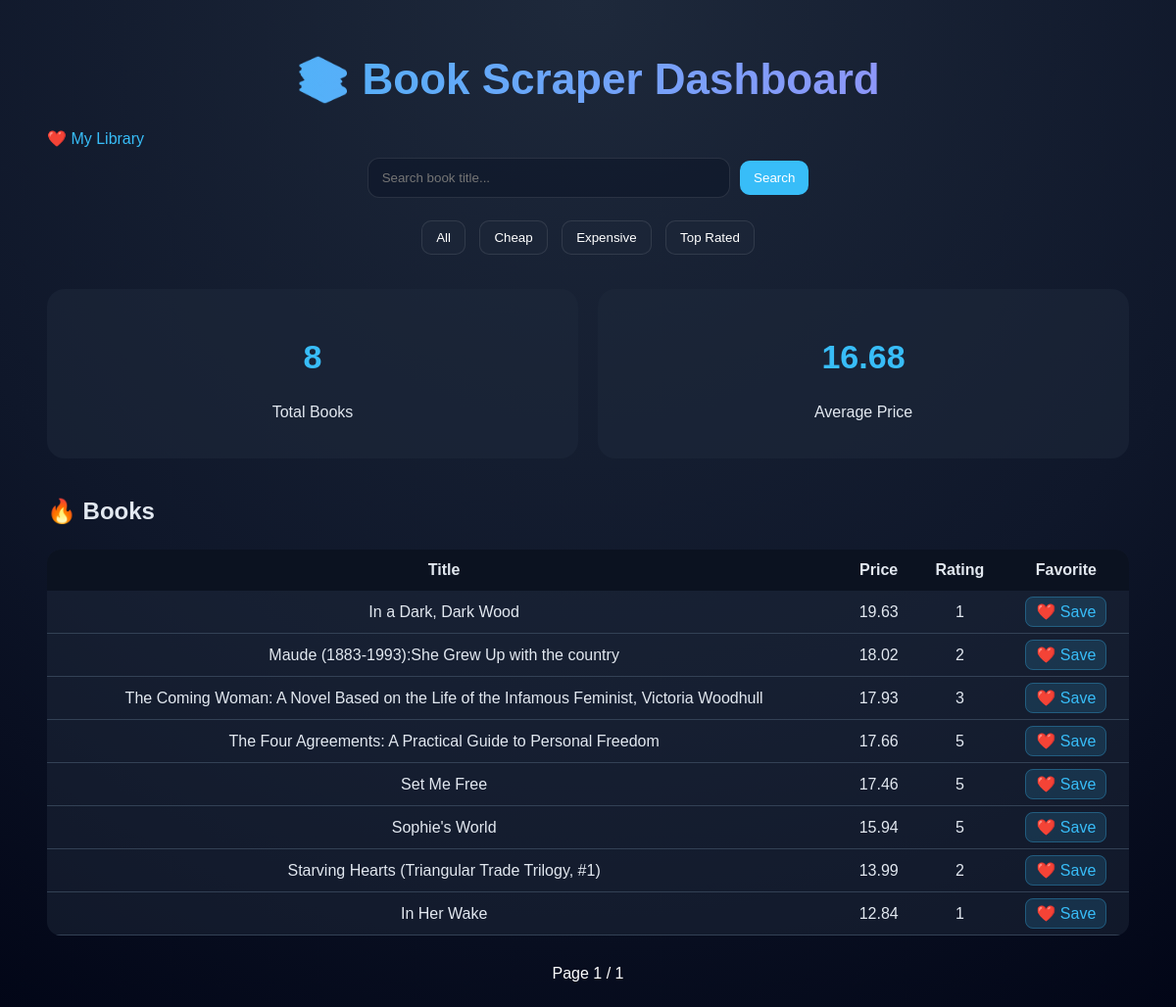
Page /?filter=cheap on the committed database.
### models.py (models this page shows)
class Book(db.Model):
    id = db.Column(db.Integer, primary_key=True)
    title = db.Column(db.String(300), nullable=False)
    price = db.Column(db.Float, nullable=False)
    rating = db.Column(db.Integer, nullable=False)
    favorites = db.relationship('Favorite', backref='book', lazy=True)

### routes/books.py (the view)
@books_bp.route("/")
def home():
    query = request.args.get("q")
    filter_type = request.args.get("filter")
    page = request.args.get("page", 1, type=int)
    per_page = 10
    books_query = Book.query
    if query:
        books_query = books_query.filter(Book.title.ilike(f"%{query}%"))
    if filter_type == "cheap":
        books_query = books_query.filter(Book.price < 20)
    elif filter_type == "expensive":
        books_query = books_query.filter(Book.price >= 20)
    elif filter_type == "top":
        books_query = books_query.filter(Book.rating >= 4)
    pagination = books_query.paginate(page=page, per_page=per_page)
    books_list = pagination.items
    total_books = pagination.total
    pages = pagination.pages   # ✅ pagination UI için eklendi
    avg_price = round(
        sum(b.price for b in books_list) / len(books_list),
        2
    ) if books_list else 0
    top_books = sorted(books_list, key=lambda x: x.price, reverse=True)
    prices = [b.price for b in books_list]
    ratings = [b.rating for b in books_list]
    if books_list:
        fig_price = px.histogram(
            x=prices,
            nbins=15,
            title="Price Distribution"
        )
        price_chart = fig_price.to_html(full_html=False)
        rating_counts = {}
        for r in ratings:
            rating_counts[r] = rating_counts.get(r, 0) + 1
        fig_rating = px.bar(
            x=list(rating_counts.keys()),
            y=list(rating_counts.values()),
            title="Rating Distribution"
        )
        rating_chart = fig_rating.to_html(full_html=False)
    else:
        price_chart = "<p>No data</p>"
        rating_chart = "<p>No data</p>"
    return render_template(
        "index.html",
        total_books=total_books,
        avg_price=avg_price,
        tables=[
            {"id": b.id, "title": b.title, "price": b.price, "rating": b.rating}
            for b in top_books
        ],
        query=query,
        page=page,
        pages=pages,  # ✅ pagination UI
        has_next=pagination.has_next,
        has_prev=pagination.has_prev,
        price_chart=price_chart,
        rating_chart=rating_chart
    )

### templates/index.html (shortened to what this page needs)
<!DOCTYPE html>
<html>
<head>
</head>
<body>
<div class="container">
    <h1>📚 Book Scraper Dashboard</h1>
    <a href="/library" style="color:#38bdf8; text-decoration:none;">
        ❤️ My Library
    </a>
    <form class="search-box" method="GET">
        <input type="text" name="q" placeholder="Search book title..." value="{{ query or '' }}" id="searchInput">
        <button type="submit">Search</button>
    </form>
    <div class="filters">
        <a href="/"><button>All</button></a>
        <a href="/?filter=cheap"><button>Cheap</button></a>
        <a href="/?filter=expensive"><button>Expensive</button></a>
        <a href="/?filter=top"><button>Top Rated</button></a>
    </div>
    <div class="cards">
        <div class="card">
            <h2>{{ total_books }}</h2>
            <p>Total Books</p>
        </div>
        <div class="card">
            <h2>{{ avg_price }}</h2>
            <p>Average Price</p>
        </div>
    </div>
    <h2 style="margin-top:40px;">🔥 Books</h2>
    {% if tables %}
    <table>
        <tr>
            <th>Title</th>
            <th>Price</th>
            <th>Rating</th>
            <th>Favorite</th>
        </tr>
        {% for book in tables %}
        <tr>
            <td>{{ book.title }}</td>
            <td>{{ book.price }}</td>
            <td>{{ book.rating }}</td>
            <td>
                <a class="fav-btn" href="/favorite/{{ book.id }}">❤️ Save</a>
            </td>
        </tr>
        {% endfor %}
    </table>
    {% endif %}
    <div class="pagination">
        {% set total_pages = (total_books // 10) + (1 if total_books % 10 else 0) %}
        <span>
            Page {{ page }} / {{ total_pages }}
        </span>
    </div>
</div>
</body>
</html>

### templates/index.html (style rules this page uses)
body { font-family: Arial, sans-serif; margin: 0; background: radial-gradient(circle at top, #1e293b, #0f172a 60%, #020617); color: #e2e8f0; }
.container { width: 92%; margin: auto; padding: 25px; }
h1 { text-align: center; margin-top: 30px; margin-bottom: 25px; font-size: 44px; font-weight: 900; background: linear-gradient(90deg, #38bdf8, #a78bfa); -webkit-background-clip: text; background-clip: text; -webkit-text-fill-color: transparent; }
.search-box { text-align: center; margin-top: 10px; }
.search-box input { width: 340px; padding: 12px 14px; border-radius: 12px; border: 1px solid rgba(255,255,255,0.1); background: rgba(15, 23, 42, 0.65); color: white; }
.search-box button { padding: 10px 14px; border-radius: 10px; border: none; background: #38bdf8; color: white; cursor: pointer; margin-left: 6px; }
.filters { text-align: center; margin-top: 18px; }
.filters a button { margin: 5px; padding: 9px 14px; border-radius: 10px; background: rgba(30, 41, 59, 0.5); color: white; border: 1px solid rgba(255,255,255,0.1); cursor: pointer; }
.cards { display: flex; gap: 20px; margin-top: 30px; }
.card { flex: 1; padding: 22px; border-radius: 18px; background: rgba(30, 41, 59, 0.55); text-align: center; }
.card h2 { font-size: 34px; color: #38bdf8; }
table { width: 100%; margin-top: 25px; border-collapse: collapse; border-radius: 14px; overflow: hidden; background: rgba(30, 41, 59, 0.5); }
th { background: #0b1220; padding: 12px; }
td { padding: 12px; text-align: center; border-bottom: 1px solid #334155; }
.fav-btn { text-decoration: none; padding: 6px 10px; border-radius: 8px; background: rgba(56,189,248,0.15); color: #38bdf8; border: 1px solid rgba(56,189,248,0.3); transition: 0.2s; }
.pagination { text-align: center; margin-top: 30px; }
.pagination span { color: white; }

### rows in the picture
Book: title "In a Dark, Dark Wood", price "19.63", rating "1"
Book: title "Maude (1883-1993):She Grew Up with the country", price "18.02", rating "2"
Book: title "The Coming Woman: A Novel Based on the Life of the Infamous Feminist, Victoria Woodhull", price "17.93", rating "3"
Book: title "The Four Agreements: A Practical Guide to Personal Freedom", price "17.66", rating "5"
Book: title "Set Me Free", price "17.46", rating "5"
Book: title "Sophie's World", price "15.94", rating "5"
Book: title "Starving Hearts (Triangular Trade Trilogy, #1)", price "13.99", rating "2"
Book: title "In Her Wake", price "12.84", rating "1"

### other values in the picture
{{ total_books }} "8"
{{ avg_price }} "16.68"
{{ page }} "1"
{{ total_pages }} "1"
